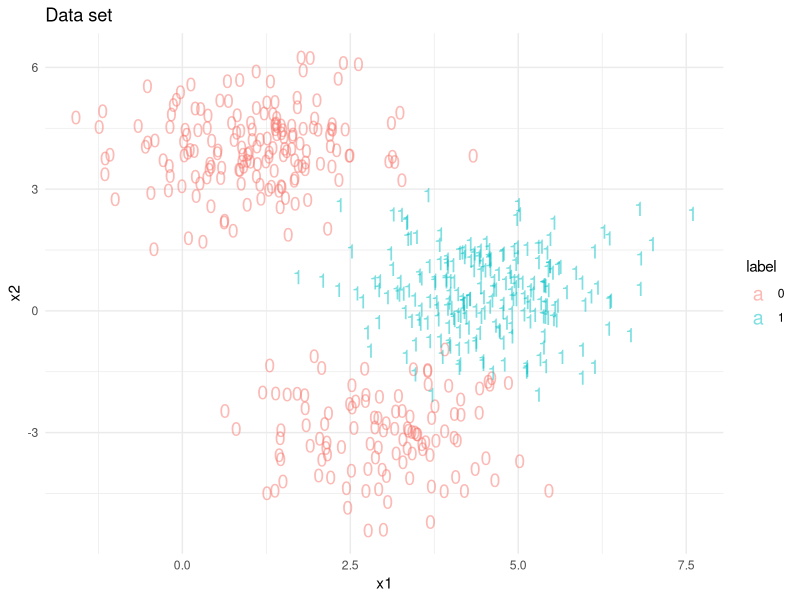

This chart was generated by the following R code: (Note: this script raises an error after producing the figure.)
# Data Generation
## Libraries:
library(mvtnorm) # generates multivariate Gaussian sampels and calculate the densities
library(ggplot2)
library(reshape2)

## Initialization
set.seed(12345)
N <- 500
c0 <- '0'; c1 <- '1'; c2 <- '2' # class labels
mu0 <- c(1.0, 4.0); p0 <- 0.30
mu1 <- c(4.5, 0.5); p1 <- 0.50
mu2 <- c(3.0, -3.0); p2 <- 1 - p0 - p1

sigma <- matrix(c(1, 0, 0, 1), nrow = 2, ncol = 2, byrow = TRUE) # shared covariance matrix
sigma0 <- sigma; sigma1 <- sigma; sigma2 <- sigma

data <- data.frame(x1 = double(), x2 = double(), label = double()) # empty data.frame

## Generate class labels
data[1:N, 'label'] <- sample(c(c0, c1, c2), N, replace = TRUE, prob = c(p0, p1, p2))
## calculate the size of each class
N0 <- sum(data[1:N, 'label'] == c0);
N1 <- sum(data[1:N, 'label'] == c1); N2 <- N - N0 - N1

## Sample from the Gaussian distribution accroding to the class labels and statitics.
data[data[1:N, 'label'] == c0, c('x1', 'x2')] <- rmvnorm(n = N0, mu0, sigma0)
data[data[1:N, 'label'] == c1, c('x1', 'x2')] <- rmvnorm(n = N1, mu1, sigma1)
data[data[1:N, 'label'] == c2, c('x1', 'x2')] <- rmvnorm(n = N2, mu2, sigma2)
data[data[1:N, 'label'] == c2, 'label'] <- c0
## Take a look at the data set
ggplot(data = data, aes(x = x1, y = x2, color = label, label = ifelse(label == c0, '0', '1'))) +
  geom_text(size = 5, alpha = 0.5) +
  ggtitle('Data set') +
  theme_minimal()
N <- nrow(data)
train.len <- round(N / 2)
train.index <- sample(N, train.len, replace = FALSE)
train.data <- data[train.index, c('x1', 'x2')]
test.data <- data[-train.index, c('x1', 'x2')]
train.label <- data[train.index, 'label']
test.label <- data[-train.index, 'label']
# Some conversions:
## rename just for convenience
N <- train.len

## convert data and labels to matrices
X1 <- unname(data.matrix(train.data))
T1 <- as.numeric(train.label)

X2 <- unname(data.matrix(test.data))
T2 <- as.numeric(test.label)


nn <- NeuralNetwork()$fit(X1, T1, k = 3, 20, 0.0001, validation_data = list(X2, T2), learning_rate = 0.1)
nn$history$epoch <- 1:20
 nn$history %>% melt(id.vars = "epoch") %>% ggplot + geom_line(aes(x = epoch, y = value, color = variable))


